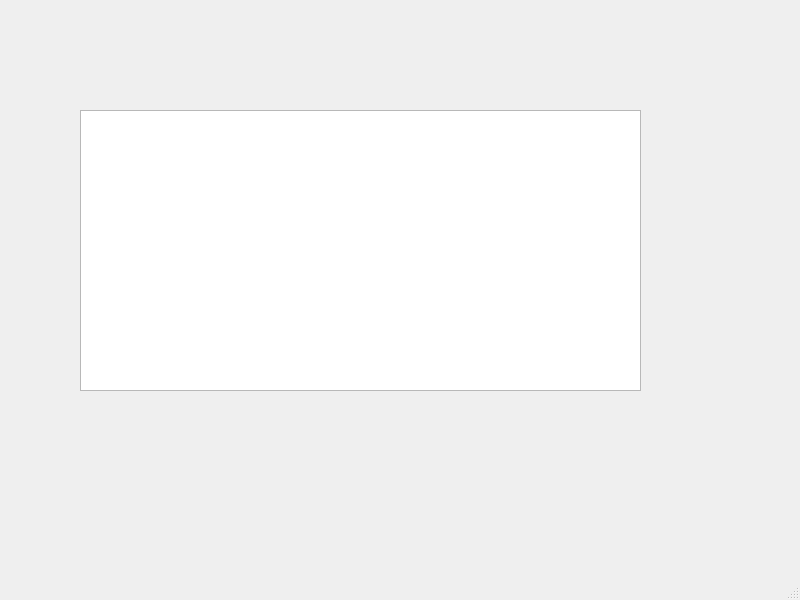
<?xml version="1.0" encoding="UTF-8"?>
<ui version="4.0">
 <class>ServerMainWindow</class>
 <widget class="QMainWindow" name="ServerMainWindow">
  <property name="geometry">
   <rect>
    <x>0</x>
    <y>0</y>
    <width>800</width>
    <height>600</height>
   </rect>
  </property>
  <property name="windowTitle">
   <string>MainWindow</string>
  </property>
  <widget class="QWidget" name="centralwidget">
   <widget class="QTextEdit" name="textEdit">
    <property name="geometry">
     <rect>
      <x>80</x>
      <y>110</y>
      <width>561</width>
      <height>281</height>
     </rect>
    </property>
   </widget>
  </widget>
  <widget class="QMenuBar" name="menubar">
   <property name="geometry">
    <rect>
     <x>0</x>
     <y>0</y>
     <width>800</width>
     <height>19</height>
    </rect>
   </property>
  </widget>
  <widget class="QStatusBar" name="statusbar"/>
 </widget>
 <resources/>
 <connections/>
</ui>
